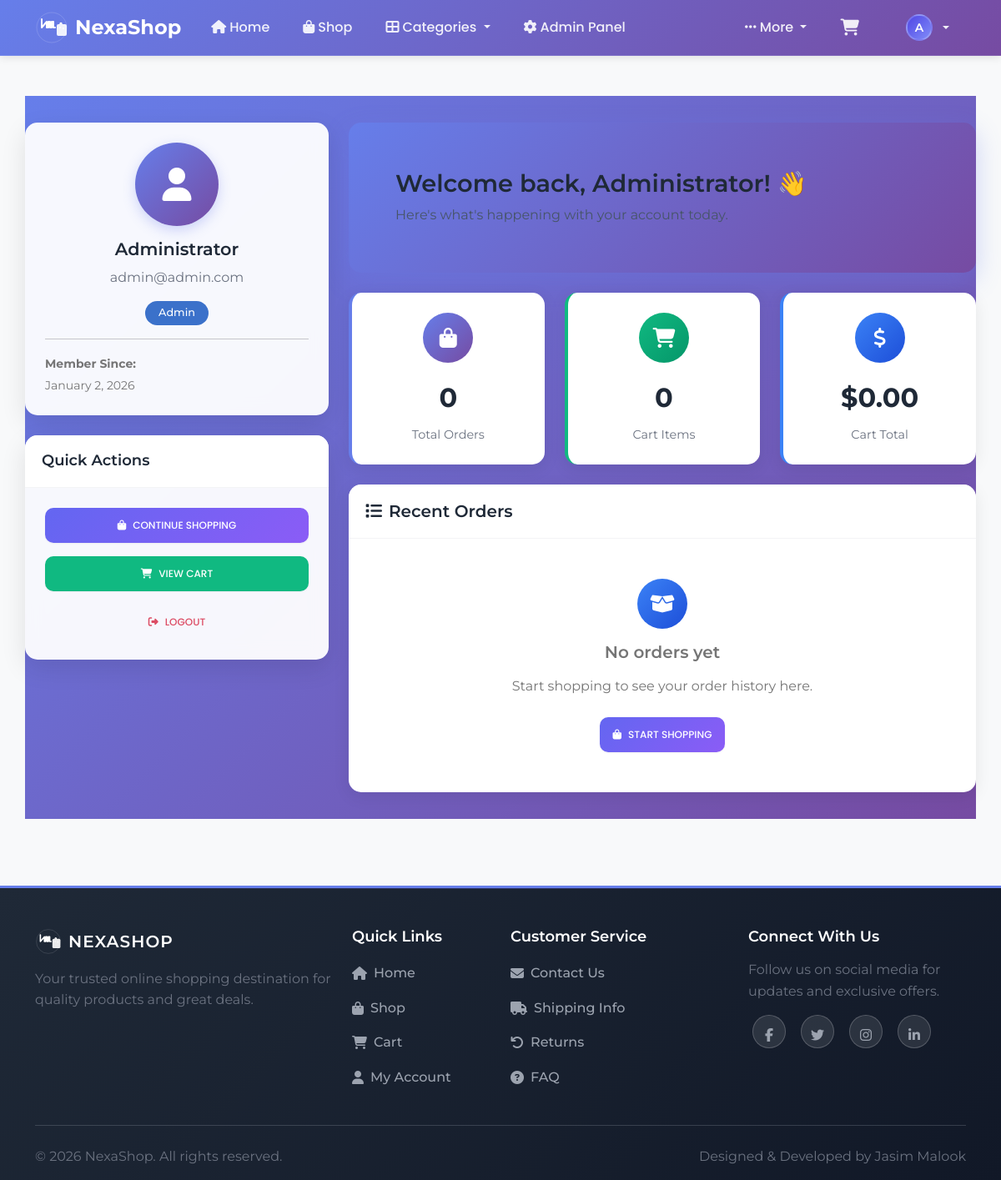
/dashboard.php (signed in), run on the app's committed database.
### tables this page shows
CREATE TABLE users (
    id INT AUTO_INCREMENT PRIMARY KEY,
    name VARCHAR(100) NOT NULL,
    email VARCHAR(100) UNIQUE NOT NULL,
    password VARCHAR(255) NOT NULL,
    role ENUM('user', 'admin') DEFAULT 'user',
    created_at TIMESTAMP DEFAULT CURRENT_TIMESTAMP,
    INDEX idx_email (email),
    INDEX idx_role (role)
);

### cart_helper.php (called while the page is built, shortened)
<?php
function getCartCount() {
    $count = 0;
    return $count;
}
function getCartTotal() {
    $total = 0;
    return $total;
}
?>

### dashboard.php (the view, shortened to what this page needs)
<?php
require_once 'includes/header.php';
require_once 'cart_helper.php';
$stmt = $mysqli->prepare("SELECT id, name, email, role, created_at FROM users WHERE id = ?");
$stmt->bind_param("i", $_SESSION['user_id']);
$stmt->execute();
$result = $stmt->get_result();
$user = $result->fetch_assoc();
$orders = [];
$cart_count = getCartCount();
$cart_total = getCartTotal();
?>
<div class="container my-5 dashboard-page">
    <div class="row">
        <div class="col-md-4">
            <div class="dashboard-card mb-4">
                <div class="card-body text-center p-4">
                    <div class="profile-avatar">
                        <i class="fas fa-user"></i>
                    </div>
                    <h5 class="user-name"><?php echo htmlspecialchars($user['name']); ?></h5>
                    <p class="user-email"><?php echo htmlspecialchars($user['email']); ?></p>
                    <span class="badge bg-primary badge-status">
                        <?php echo ucfirst($user['role']); ?>
                    </span>
                    <hr>
                    <div class="text-start">
                        <small class="text-muted">
                            <strong>Member Since:</strong><br>
                            <?php echo date('F j, Y', strtotime($user['created_at'])); ?>
                        </small>
                    </div>
                </div>
            </div>
            <div class="dashboard-card">
                <div class="card-header-custom">
                    <h6>Quick Actions</h6>
                </div>
                <div class="card-body p-4">
                    <div class="d-grid gap-3">
                        <a href="shop.php" class="btn btn-primary action-btn">
                            <i class="fas fa-shopping-bag me-2"></i>Continue Shopping
                        </a>
                        <a href="cart.php" class="btn btn-success action-btn">
                            <i class="fas fa-shopping-cart me-2"></i>View Cart
                        </a>
                        <a href="auth/logout.php" class="btn btn-outline-danger action-btn">
                            <i class="fas fa-sign-out-alt me-2"></i>Logout
                        </a>
                    </div>
                </div>
            </div>
        </div>
        <div class="col-md-8">
            <div class="welcome-card mb-4">
                <div class="card-body">
                    <h4>Welcome back, <?php echo htmlspecialchars($user['name']); ?>! 👋</h4>
                    <p class="mb-0">Here's what's happening with your account today.</p>
                </div>
            </div>
            <div class="row mb-4">
                <div class="col-md-4">
                    <div class="stat-card primary">
                        <div class="stat-icon primary">
                            <i class="fas fa-shopping-bag"></i>
                        </div>
                        <div class="stat-number"><?php echo count($orders); ?></div>
                        <div class="stat-label">Total Orders</div>
                    </div>
                </div>
                <div class="col-md-4">
                    <div class="stat-card success">
                        <div class="stat-icon success">
                            <i class="fas fa-shopping-cart"></i>
                        </div>
                        <div class="stat-number"><?php echo $cart_count; ?></div>
                        <div class="stat-label">Cart Items</div>
                    </div>
                </div>
                <div class="col-md-4">
                    <div class="stat-card info">
                        <div class="stat-icon info">
                            <i class="fas fa-dollar-sign"></i>
                        </div>
                        <div class="stat-number">$<?php echo number_format($cart_total, 2); ?></div>
                        <div class="stat-label">Cart Total</div>
                    </div>
                </div>
            </div>
            <div class="orders-table">
                <div class="card-header-custom">
                    <div class="d-flex justify-content-between align-items-center">
                        <h5 class="mb-0">
                            <i class="fas fa-list me-2"></i>Recent Orders
                        </h5>
                    </div>
                </div>
                <div class="card-body p-0">
                    <?php if (empty($orders)): ?>
                        <div class="text-center py-5">
                            <div class="stat-icon info mb-3">
                                <i class="fas fa-box-open"></i>
                            </div>
                            <h5 class="text-muted">No orders yet</h5>
                            <p class="text-muted mb-4">Start shopping to see your order history here.</p>
                            <a href="shop.php" class="btn btn-primary action-btn">
                                <i class="fas fa-shopping-bag me-2"></i>Start Shopping
                            </a>
                        </div>
                    <?php endif; ?>
                </div>
            </div>
        </div>
    </div>
</div>
<?php
require_once 'includes/footer.php';
?>

### assets/css/premium-style.css (style rules this page uses)
:root { --primary-color: #4f46e5; --primary-dark: #4338ca; --primary-light: #818cf8; --secondary-color: #64748b; --accent-color: #f59e0b; --success-color: #10b981; --danger-color: #ef4444; --warning-color: #f59e0b; --info-color: #3b82f6; --gray-50: #f8fafc; --gray-100: #f1f5f9; --gray-200: #e2e8f0; --gray-300: #cbd5e1; --gray-400: #94a3b8; --gray-500: #64748b; --gray-600: #475569; --gray-700: #334155; --gray-800: #1e293b; --gray-900: #0f172a; --font-family-primary: 'Poppins', -apple-system, BlinkMacSystemFont, sans-serif; --font-family-heading: 'Montserrat', -apple-system, BlinkMacSystemFont, sans-serif; --spacing-xs: 0.25rem; --spacing-sm: 0.5rem; --spacing-md: 1rem; --spacing-lg: 1.5rem; --spacing-xl: 2rem; --spacing-2xl: 3rem; --spacing-3xl: 4rem; --radius-sm: 0.375rem; --radius-md: 0.5rem; --radius-lg: 0.75rem; --radius-xl: 1rem; --radius-2xl: 1.5rem; --shadow-sm: 0 1px 2px 0 rgb(0 0 0 / 0.05); --shadow-md: 0 4px 6px -1px rgb(0 0 0 / 0.1), 0 2px 4px -2px rgb(0 0 0 / 0.1); --shadow-lg: 0 10px 15px -3px rgb(0 0 0 / 0.1), 0 4px 6px -4px rgb(0 0 0 / 0.1); --shadow-xl: 0 20px 25px -5px rgb(0 0 0 / 0.1), 0 8px 10px -6px rgb(0 0 0 / 0.1); --transition-fast: 150ms cubic-bezier(0.4, 0, 0.2, 1); --transition-normal: 300ms cubic-bezier(0.4, 0, 0.2, 1); --transition-slow: 500ms cubic-bezier(0.4, 0, 0.2, 1); }
* { box-sizing: border-box; }
body { font-family: var(--font-family-primary); font-size: 16px; line-height: 1.6; color: var(--gray-700); background-color: var(--gray-50); -webkit-font-smoothing: antialiased; -moz-osx-font-smoothing: grayscale; }
h1, h2, h3, h4, h5, h6 { font-family: var(--font-family-heading); font-weight: 600; line-height: 1.2; color: var(--gray-800); margin-bottom: var(--spacing-md); }
h4 { font-size: 1.5rem; font-weight: 600; }
h5 { font-size: 1.25rem; font-weight: 600; }
h6 { font-size: 1.125rem; font-weight: 500; }
p { margin-bottom: var(--spacing-md); color: var(--gray-600); }
.btn { font-family: var(--font-family-primary); font-weight: 500; padding: var(--spacing-sm) var(--spacing-lg); border-radius: var(--radius-md); border: none; transition: var(--transition-fast); text-decoration: none; display: inline-flex; align-items: center; justify-content: center; gap: var(--spacing-xs); cursor: pointer; position: relative; overflow: hidden; }
.btn::before { content: ''; position: absolute; top: 0; left: -100%; width: 100%; height: 100%; background: linear-gradient(90deg, transparent, rgba(255, 255, 255, 0.2), transparent); transition: var(--transition-slow); }
.btn-primary { background: linear-gradient(135deg, var(--primary-color) 0%, var(--primary-dark) 100%); color: white; box-shadow: var(--shadow-sm); }
.btn-success { background: linear-gradient(135deg, var(--success-color) 0%, #059669 100%); color: white; box-shadow: var(--shadow-sm); }
.card-body { padding: var(--spacing-lg); }

### assets/css/style.css (style rules this page uses)
h1, h2, h3, h4, h5, h6 { color: #1f2937 !important; opacity: 1 !important; visibility: visible !important; text-shadow: none !important; font-weight: 600 !important; display: block !important; position: relative !important; z-index: 10 !important; background: transparent !important; border: none !important; }
:root { --primary-color: #6366f1; --secondary-color: #ec4899; --success-color: #10b981; --warning-color: #f59e0b; --danger-color: #ef4444; --dark-color: #1f2937; --light-color: #f9fafb; --border-radius: 12px; --transition: all 0.3s ease; }
* { margin: 0; padding: 0; box-sizing: border-box; }
body { font-family: 'Poppins', sans-serif; background-color: var(--light-color); color: var(--dark-color); line-height: 1.6; }
h1, h2, h3, h4, h5, h6 { font-family: 'Montserrat', sans-serif; font-weight: 600; margin-bottom: 1rem; color: var(--dark-color) !important; opacity: 1 !important; visibility: visible !important; text-shadow: none !important; }
.btn { border-radius: var(--border-radius); padding: 12px 24px; font-weight: 500; transition: var(--transition); border: none; cursor: pointer; text-decoration: none; display: inline-block; text-align: center; }
.btn-primary { background: linear-gradient(135deg, var(--primary-color), #8b5cf6); color: white; }
.btn-success { background: var(--success-color); color: white; }

### data on the page
users: name "Administrator", email "admin@admin.com", role "Admin", created_at "January 2, 2026"

### other printed values
$first_letter "A"
count($orders) "0"
$cart_count "0"
$cart_total "0.00"
